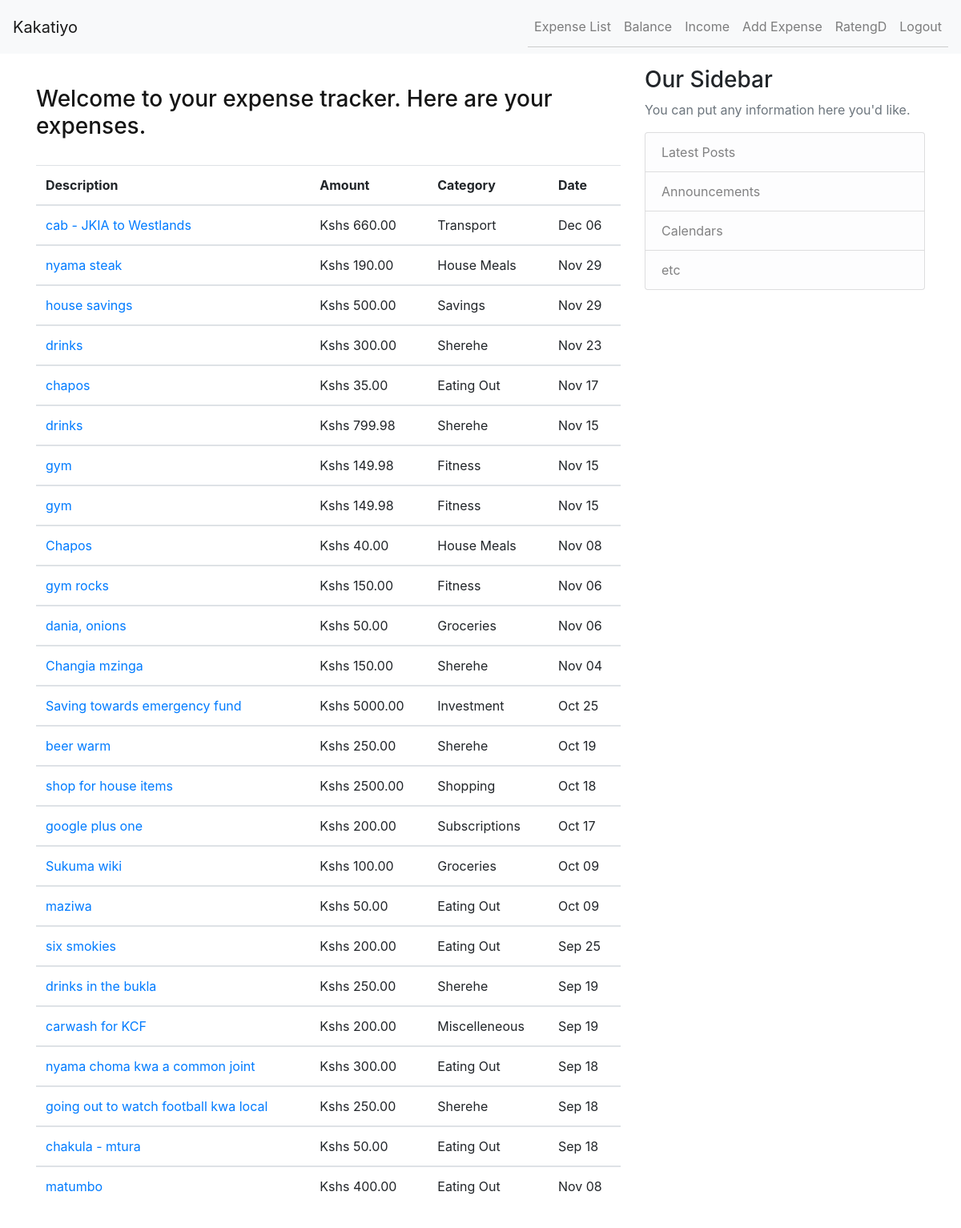
The page /expense/ (signed in) on the database as committed earlier.
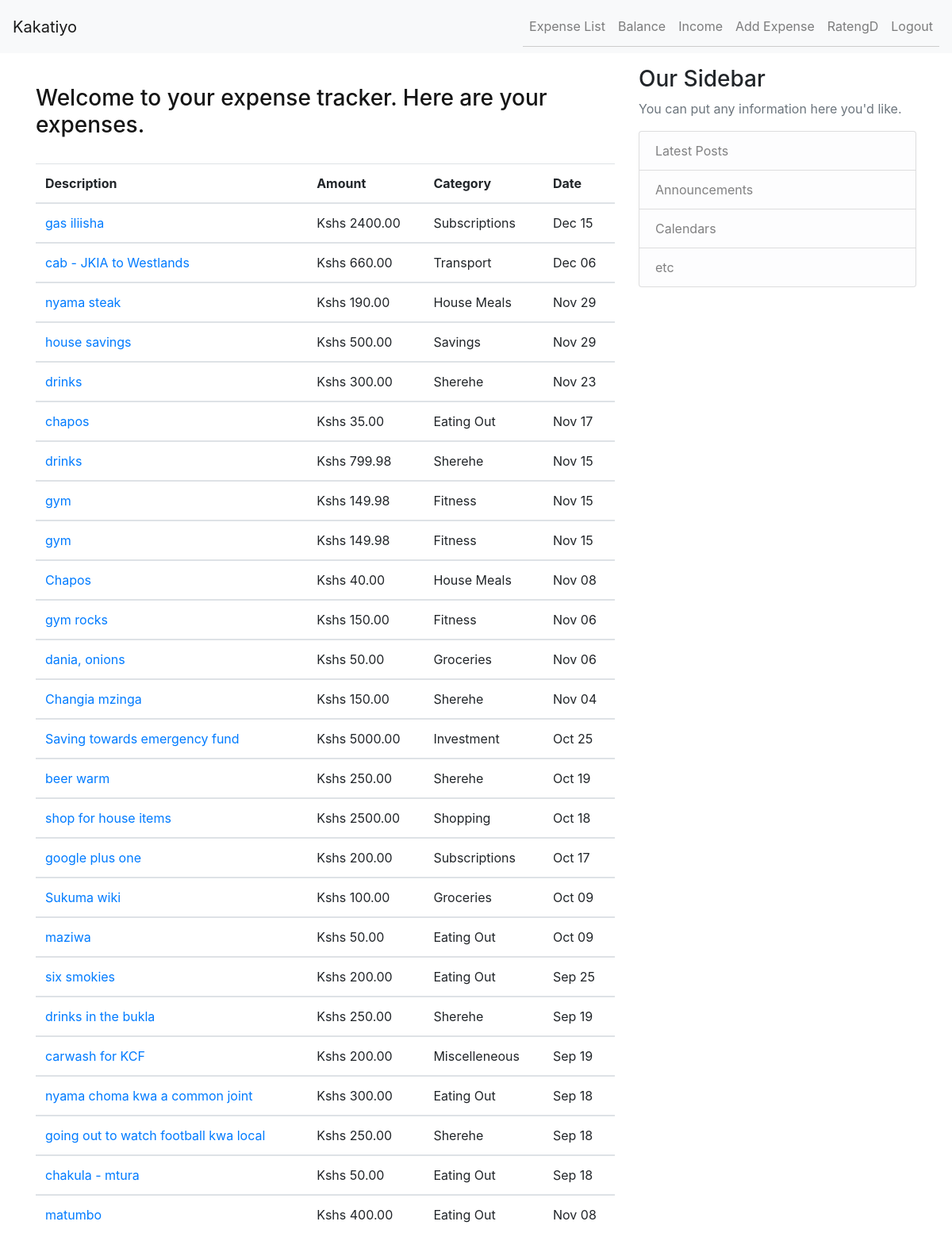
The same page on the database as committed later.
### tracker/models.py (models this page shows, shortened)
class Expense(models.Model):
    user = models.ForeignKey(User, on_delete=models.CASCADE)
    date = models.DateField()
    description = models.CharField(max_length=200)
    amount = models.DecimalField(max_digits=10, decimal_places=2)
    category = models.ForeignKey(
        Category, on_delete=models.SET_NULL, null=True, blank=True)

class Category(models.Model):
    name = models.CharField(max_length=100)
    def __str__(self):
        return self.name

### tracker/views.py (the view)
# urls.py: path('expense/', expense_list, name="expense_list"),
@login_required
def expense_list(request):
    expenses = Expense.objects.filter(user=request.user).order_by('-date')
    return render(request, 'tracker/expense_list.html', {'expenses': expenses})

### tracker/templates/tracker/expense_list.html
{% extends 'base.html' %} {% block content %}
<header class="py-4" style="color: #151515">
	<div class="container">
		<div class="row">
			<h3>Welcome to your expense tracker. Here are your expenses.</h3>
		</div>
	</div>
</header>
<table class="table table-hover">
	<thead>
		<tr>
			<th scope="col">Description</th>
			<th scope="col">Amount</th>
			<th scope="col">Category</th>
			<th scope="col">Date</th>
		</tr>
	</thead>
	{% for expense in expenses %}
	<tbody>
		<tr>
			<td scope="row">
				<a
					href="{% url 'expense_detail' expense.id %}"
					class="text-decoration-none"
				>
					{{ expense.description }}</a
				>
			</td>
			<td>Kshs {{ expense.amount }}</td>
			<td>{{ expense.category }}</td>
			<td>{{ expense.date|date:"M d" }}</td>
		</tr>
	</tbody>
	{% endfor %}
</table>
{% endblock content %}

Rows that differ between the two databases and show on the page:
added Expense: description "gas iliisha", amount "2400.00", category "Subscriptions", date "Dec 15"
